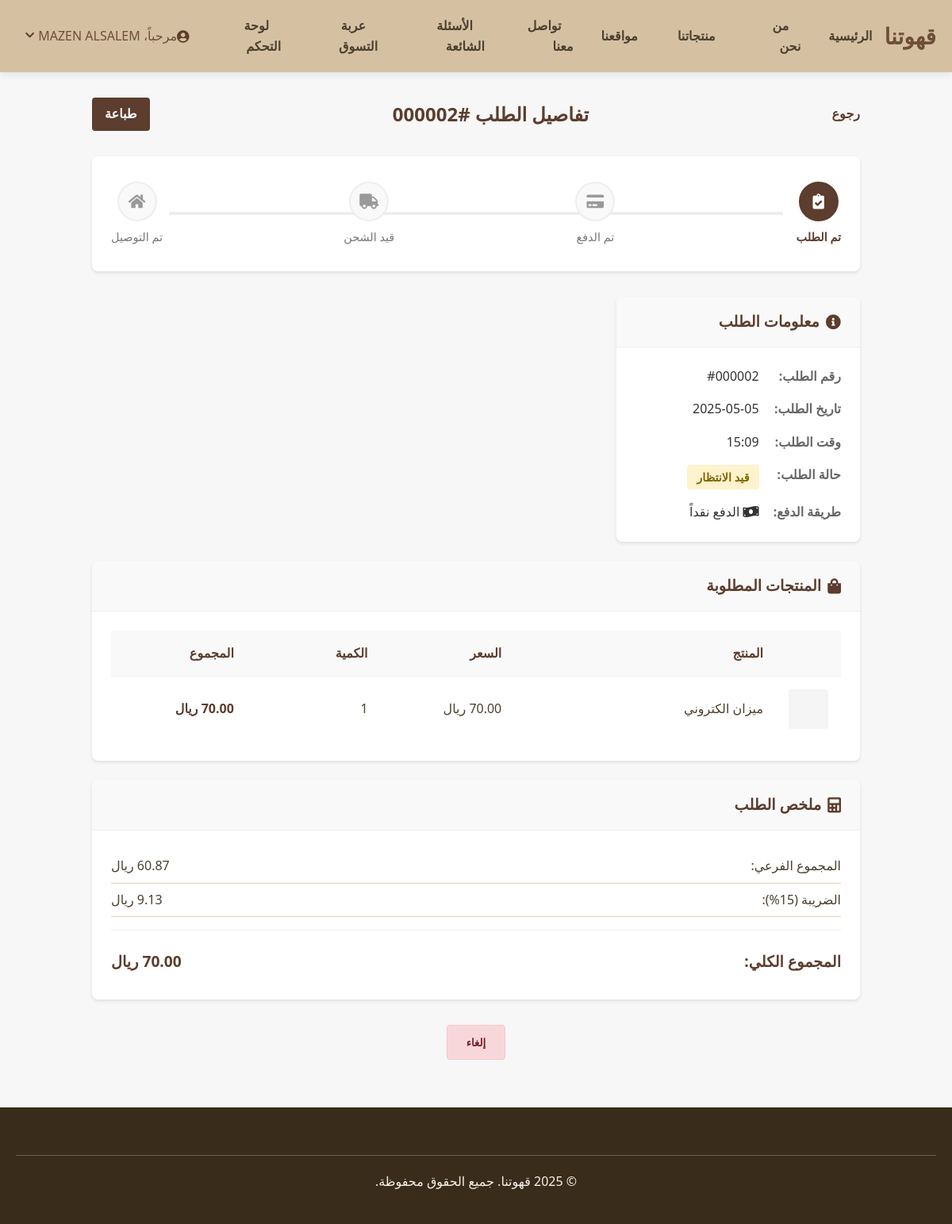
Screenshot of /order_details.php?order_id=2 (signed in) with the database file from the repository.
### tables this page shows
CREATE TABLE `ordered_items` (
  `id` int NOT NULL,
  `order_id` int NOT NULL,
  `product_id` int NOT NULL,
  `quantity` int NOT NULL,
  `unit_price` decimal(10,2) NOT NULL
);

CREATE TABLE `orders` (
  `order_id` int NOT NULL,
  `user_id` int NOT NULL,
  `total_price` decimal(10,2) DEFAULT NULL,
  `shipping_address` text,
  `payment_method` varchar(50) DEFAULT NULL,
  `status` enum('pending','paid','shipped','delivered','cancelled') DEFAULT 'pending',
  `order_date` timestamp NULL DEFAULT CURRENT_TIMESTAMP
);

CREATE TABLE `products` (
  `product_id` int NOT NULL,
  `name` varchar(100) NOT NULL,
  `description` text,
  `price` decimal(10,2) NOT NULL,
  `stock` int NOT NULL,
  `image` varchar(255) DEFAULT NULL,
  `type` enum('beans','machine') NOT NULL,
  `extra_info` text
);

### db_functions.php (called while the page is built, shortened)
<?php
$db_host = 'localhost';
$db_user = 'root';
$db_password = '1234';
$db_name = 'coffee_shop';
$conn = new mysqli($db_host, $db_user, $db_password, $db_name);
$conn->set_charset("utf8mb4");
function getOrderDetails($order_id, $user_id = null) {
    global $conn;
    $order_id = $conn->real_escape_string($order_id);
    $sql = "SELECT o.*, oi.product_id, oi.quantity, oi.unit_price, p.name
            FROM orders o
            JOIN ordered_items oi ON o.order_id = oi.order_id
            JOIN products p ON oi.product_id = p.product_id
            WHERE o.order_id = '$order_id'";
    if ($user_id) {
        $user_id = $conn->real_escape_string($user_id);
        $sql .= " AND o.user_id = '$user_id'";
    }
    $result = $conn->query($sql);
    if ($result->num_rows > 0) {
        $order = null;
        $items = [];
        while ($row = $result->fetch_assoc()) {
            if (!$order) {
                $order = [
                    'order_id' => $row['order_id'],
                    'user_id' => $row['user_id'],
                    'total_price' => $row['total_price'],
                    'shipping_address' => $row['shipping_address'],
                    'payment_method' => $row['payment_method'],
                    'status' => $row['status'],
                    'order_date' => $row['order_date']
                ];
            }
            $items[] = [
                'product_id' => $row['product_id'],
                'name' => $row['name'],
                'unit_price' => $row['unit_price'],
                'quantity' => $row['quantity'],
                'subtotal' => $row['unit_price'] * $row['quantity']
            ];
        }
        return [
            'order' => $order,
            'items' => $items
        ];
    } else {
        return null;
    }
}
?>

### order_details.php (the view, shortened to what this page needs)
<?php
require_once 'header.php';
require_once 'db_functions.php';
$order_id = $_GET['order_id'];
$user_id = $_SESSION['user_id'];
$orderDetails = getOrderDetails($order_id, $user_id);
$order = $orderDetails['order'];
$items = $orderDetails['items'];
$statusLabels = [
    'pending' => 'قيد الانتظار',
    'paid' => 'تم الدفع',
    'shipped' => 'تم الشحن',
    'delivered' => 'تم التوصيل',
    'cancelled' => 'ملغي'
];
$statusTimeline = [
    'pending' => 1,
    'paid' => 2,
    'shipped' => 3,
    'delivered' => 4
];
$currentStatusStep = isset($statusTimeline[$order['status']]) ? $statusTimeline[$order['status']] : 0;
?>
<div class="order-details-container">
    <div class="page-header">
        <a href="my_orders.php" class="back-link">رجوع</a>
        <h1 class="page-title">تفاصيل الطلب #<?php echo sprintf('%06d', $order['order_id']); ?></h1>
        <div class="header-actions">
            <a href="print_bill.php?order_id=<?php echo $order['order_id']; ?>&auto_print=1" class="btn-print">طباعة</a>
        </div>
    </div>
    <?php if ($order['status'] !== 'cancelled'): ?>
    <div class="order-timeline">
        <div class="timeline-track">
        </div>
        <div class="timeline-steps">
            <div class="timeline-step <?php echo $currentStatusStep >= 1 ? 'active' : ''; ?>">
                <div class="step-icon"><i class="fas fa-clipboard-check"></i></div>
                <div class="step-label">تم الطلب</div>
            </div>
            <div class="timeline-step <?php echo $currentStatusStep >= 2 ? 'active' : ''; ?>">
                <div class="step-icon"><i class="fas fa-credit-card"></i></div>
                <div class="step-label">تم الدفع</div>
            </div>
            <div class="timeline-step <?php echo $currentStatusStep >= 3 ? 'active' : ''; ?>">
                <div class="step-icon"><i class="fas fa-truck"></i></div>
                <div class="step-label">قيد الشحن</div>
            </div>
            <div class="timeline-step <?php echo $currentStatusStep >= 4 ? 'active' : ''; ?>">
                <div class="step-icon"><i class="fas fa-home"></i></div>
                <div class="step-label">تم التوصيل</div>
            </div>
        </div>
    </div>
    <?php endif; ?>
    <div class="order-details-grid">
        <div class="order-info-card">
            <div class="card-header">
                <h2><i class="fas fa-info-circle"></i> معلومات الطلب</h2>
            </div>
            <div class="card-body">
                <div class="info-row">
                    <div class="info-label">رقم الطلب:</div>
                    <div class="info-value">#<?php echo sprintf('%06d', $order['order_id']); ?></div>
                </div>
                <div class="info-row">
                    <div class="info-label">تاريخ الطلب:</div>
                    <div class="info-value"><?php echo date('Y-m-d', strtotime($order['order_date'])); ?></div>
                </div>
                <div class="info-row">
                    <div class="info-label">وقت الطلب:</div>
                    <div class="info-value"><?php echo date('H:i', strtotime($order['order_date'])); ?></div>
                </div>
                <div class="info-row">
                    <div class="info-label">حالة الطلب:</div>
                    <div class="info-value">
                        <span class="status-badge <?php echo $order['status']; ?>">
                            <?php echo $statusLabels[$order['status']] ?? $order['status']; ?>
                        </span>
                    </div>
                </div>
                <div class="info-row">
                    <div class="info-label">طريقة الدفع:</div>
                    <div class="info-value">
                        <?php if ($order['payment_method'] === 'cash'): ?>
                            <i class="fas fa-money-bill-wave"></i> الدفع نقداً
                        <?php else: ?>
                            <i class="fas fa-credit-card"></i> بطاقة ائتمان
                        <?php endif; ?>
                    </div>
                </div>
            </div>
        </div>
        <div class="order-items-card">
            <div class="card-header">
                <h2><i class="fas fa-shopping-bag"></i> المنتجات المطلوبة</h2>
            </div>
            <div class="card-body">
                <div class="items-table-container">
                    <table class="items-table">
                        <thead>
                            <tr>
                                <th class="item-image-col"></th>
                                <th class="item-name-col">المنتج</th>
                                <th class="item-price-col">السعر</th>
                                <th class="item-quantity-col">الكمية</th>
                                <th class="item-total-col">المجموع</th>
                            </tr>
                        </thead>
                        <tbody>
                            <?php foreach ($items as $item): ?>
                                <tr>
                                    <td class="item-image-col">
                                        <div class="item-image-placeholder"></div>
                                    </td>
                                    <td class="item-name-col"><?php echo htmlspecialchars($item['name']); ?></td>
                                    <td class="item-price-col"><?php echo number_format($item['unit_price'], 2); ?> ريال</td>
                                    <td class="item-quantity-col"><?php echo $item['quantity']; ?></td>
                                    <td class="item-total-col"><?php echo number_format($item['subtotal'], 2); ?> ريال</td>
                                </tr>
                            <?php endforeach; ?>
                        </tbody>
                    </table>
                </div>
            </div>
        </div>
        <div class="order-summary-card">
            <div class="card-header">
                <h2><i class="fas fa-calculator"></i> ملخص الطلب</h2>
            </div>
            <div class="card-body">
                <div class="summary-row">
                    <span class="summary-label">المجموع الفرعي:</span>
                    <span class="summary-value"><?php echo number_format($order['total_price'] / 1.15, 2); ?> ريال</span>
                </div>
                <div class="summary-row">
                    <span class="summary-label">الضريبة (15%):</span>
                    <span class="summary-value"><?php echo number_format($order['total_price'] - ($order['total_price'] / 1.15), 2); ?> ريال</span>
                </div>
                <div class="summary-divider"></div>
                <div class="summary-row total">
                    <span class="summary-label">المجموع الكلي:</span>
                    <span class="summary-value"><?php echo number_format($order['total_price'], 2); ?> ريال</span>
                </div>
            </div>
        </div>
    </div>
    <?php if ($order['status'] === 'pending'): ?>
    <div class="order-actions">
        <button type="button" class="btn-cancel" id="cancelOrderBtn" data-order-id="<?php echo $order['order_id']; ?>">إلغاء</button>
    </div>
    <?php endif; ?>
</div>
<?php require_once 'footer.php'; ?>

### styles.css (style rules this page uses)
:root { --color-primary: #6f4e37; --color-primary-light: #d5c1a2; --color-primary-lighter: #e3d2b9; --color-secondary: #e2c275; --color-secondary-dark: #d4b567; --color-dark: #3a2c1a; --color-text: #4b3f2f; --color-text-light: #6e5c45; --color-background: #f7f7f7; --color-white: #ffffff; --color-footer-text: #f5f1ea; --color-error-bg: #ffebee; --color-error-text: #c62828; --spacing-xs: 5px; --spacing-sm: 10px; --spacing-md: 15px; --spacing-lg: 20px; --spacing-xl: 30px; --spacing-xxl: 40px; --spacing-xxxl: 60px; --radius-sm: 8px; --radius-md: 12px; --radius-lg: 25px; --shadow-sm: 0 2px 10px rgba(0, 0, 0, 0.1); --shadow-md: 0 4px 12px rgba(0, 0, 0, 0.1); --shadow-lg: 0 5px 15px rgba(0, 0, 0, 0.2); --shadow-inset: inset 0 1px 3px rgba(0, 0, 0, 0.1); --transition-fast: 0.3s ease; --font-size-xs: 0.85rem; --font-size-sm: 0.95rem; --font-size-base: 1rem; --font-size-lg: 1.1rem; --font-size-xl: 1.2rem; --font-size-xxl: 1.3rem; --font-size-xxxl: 1.5rem; --font-size-display: 1.6rem; --font-size-hero: 3.5rem; }
* { margin: 0; padding: 0; box-sizing: border-box; font-family: 'Tajawal', 'Segoe UI', sans-serif; }
body { background-color: var(--color-background); color: var(--color-text); line-height: 1.6; }
.summary-row { display: flex; justify-content: space-between; padding: 1rem 0; border-bottom: 1px solid var(--color-primary-lighter); }
.summary-row.total { border-bottom: none; font-weight: bold; font-size: 1.2rem; color: var(--color-primary); margin-top: 1rem; }

### rows the page displays
ordered_items: order.order_id "000002", order.order_date "2025-05-05", order.order_date "15:09", order.status "قيد الانتظار", product.name "ميزان الكتروني", quantity "1", subtotal "70.00"

### other values shown
$_SESSION['name'] "MAZEN ALSALEM"
